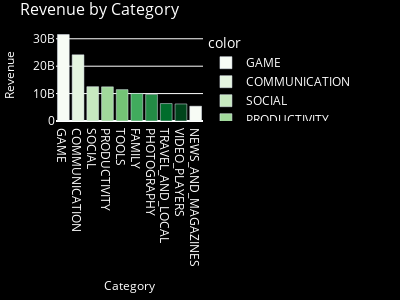

Source (notebook cell):
### Code cell
#Figure 6
revenue_by_category=apps_df.groupby('Category')['Revenue'].sum().nlargest(10)
fig6=px.bar(
    x=installs_by_category.index,
    y=installs_by_category.values,
    labels={'x':'Category','y':'Revenue'},
    title='Revenue by Category',
    color=installs_by_category.index,
    color_discrete_sequence=px.colors.sequential.Greens,
    width=400,
    height=300
)
fig6.update_layout(
    plot_bgcolor='black',
    paper_bgcolor='black',
    font_color='white',
    title_font={'size':16},
    xaxis=dict(title_font={'size':12}),
    yaxis=dict(title_font={'size':12}),
    margin=dict(l=10,r=10,t=30,b=10)
)
fig6.show()

### Figure 1 — Plotly figure (JSON) as saved in the notebook; plotly's stock layout.template omitted (floating-point values rounded to 4 significant figures)
{"data": [{"hovertemplate": "color=GAME<br>Category=%{x}<br>Revenue=%{y}<extra></extra>", "legendgroup": "GAME", "marker": {"color": "rgb(247,252,245)", "pattern": {"shape": ""}}, "name": "GAME", "orientation": "v", "showlegend": true, "textposition": "auto", "type": "bar", "x": ["GAME"], "xaxis": "x", "y": [31543862717], "yaxis": "y"}, {"hovertemplate": "color=COMMUNICATION<br>Category=%{x}<br>Revenue=%{y}<extra></extra>", "legendgroup": "COMMUNICATION", "marker": {"color": "rgb(229,245,224)", "pattern": {"shape": ""}}, "name": "COMMUNICATION", "orientation": "v", "showlegend": true, "textposition": "auto", "type": "bar", "x": ["COMMUNICATION"], "xaxis": "x", "y": [24152241530], "yaxis": "y"}, {"hovertemplate": "color=SOCIAL<br>Category=%{x}<br>Revenue=%{y}<extra></extra>", "legendgroup": "SOCIAL", "marker": {"color": "rgb(199,233,192)", "pattern": {"shape": ""}}, "name": "SOCIAL", "orientation": "v", "showlegend": true, "textposition": "auto", "type": "bar", "x": ["SOCIAL"], "xaxis": "x", "y": [12513841475], "yaxis": "y"}, {"hovertemplate": "color=PRODUCTIVITY<br>Category=%{x}<br>Revenue=%{y}<extra></extra>", "legendgroup": "PRODUCTIVITY", "marker": {"color": "rgb(161,217,155)", "pattern": {"shape": ""}}, "name": "PRODUCTIVITY", "orientation": "v", "showlegend": true, "textposition": "auto", "type": "bar", "x": ["PRODUCTIVITY"], "xaxis": "x", "y": [12463070180], "yaxis": "y"}, {"hovertemplate": "color=TOOLS<br>Category=%{x}<br>Revenue=%{y}<extra></extra>", "legendgroup": "TOOLS", "marker": {"color": "rgb(116,196,118)", "pattern": {"shape": ""}}, "name": "TOOLS", "orientation": "v", "showlegend": true, "textposition": "auto", "type": "bar", "x": ["TOOLS"], "xaxis": "x", "y": [11450724500], "yaxis": "y"}, {"hovertemplate": "color=FAMILY<br>Category=%{x}<br>Revenue=%{y}<extra></extra>", "legendgroup": "FAMILY", "marker": {"color": "rgb(65,171,93)", "pattern": {"shape": ""}}, "name": "FAMILY", "orientation": "v", "showlegend": true, "textposition": "auto", "type": "bar", "x": ["FAMILY"], "xaxis": "x", "y": [10041130590], "yaxis": "y"}, {"hovertemplate": "color=PHOTOGRAPHY<br>Category=%{x}<br>Revenue=%{y}<extra></extra>", "legendgroup": "PHOTOGRAPHY", "marker": {"color": "rgb(35,139,69)", "pattern": {"shape": ""}}, "name": "PHOTOGRAPHY", "orientation": "v", "showlegend": true, "textposition": "auto", "type": "bar", "x": ["PHOTOGRAPHY"], "xaxis": "x", "y": [9721243130], "yaxis": "y"}, {"hovertemplate": "color=TRAVEL_AND_LOCAL<br>Category=%{x}<br>Revenue=%{y}<extra></extra>", "legendgroup": "TRAVEL_AND_LOCAL", "marker": {"color": "rgb(0,109,44)", "pattern": {"shape": ""}}, "name": "TRAVEL_AND_LOCAL", "orientation": "v", "showlegend": true, "textposition": "auto", "type": "bar", "x": ["TRAVEL_AND_LOCAL"], "xaxis": "x", "y": [6361859300], "yaxis": "y"}, {"hovertemplate": "color=VIDEO_PLAYERS<br>Category=%{x}<br>Revenue=%{y}<extra></extra>", "legendgroup": "VIDEO_PLAYERS", "marker": {"color": "rgb(0,68,27)", "pattern": {"shape": ""}}, "name": "VIDEO_PLAYERS", "orientation": "v", "showlegend": true, "textposition": "auto", "type": "bar", "x": ["VIDEO_PLAYERS"], "xaxis": "x", "y": [6221897200], "yaxis": "y"}, {"hovertemplate": "color=NEWS_AND_MAGAZINES<br>Category=%{x}<br>Revenue=%{y}<extra></extra>", "legendgroup": "NEWS_AND_MAGAZINES", "marker": {"color": "rgb(247,252,245)", "pattern": {"shape": ""}}, "name": "NEWS_AND_MAGAZINES", "orientation": "v", "showlegend": true, "textposition": "auto", "type": "bar", "x": ["NEWS_AND_MAGAZINES"], "xaxis": "x", "y": [5393110650], "yaxis": "y"}], "layout": {"barmode": "relative", "font": {"color": "white"}, "height": 300, "legend": {"title": {"text": "color"}, "tracegroupgap": 0}, "margin": {"b": 10, "l": 10, "r": 10, "t": 30}, "paper_bgcolor": "black", "plot_bgcolor": "black", "title": {"font": {"size": 16}, "text": "Revenue by Category"}, "width": 400, "xaxis": {"anchor": "y", "domain": [0, 1], "title": {"font": {"size": 12}, "text": "Category"}}, "yaxis": {"anchor": "x", "domain": [0, 1], "title": {"font": {"size": 12}, "text": "Revenue"}}}}
